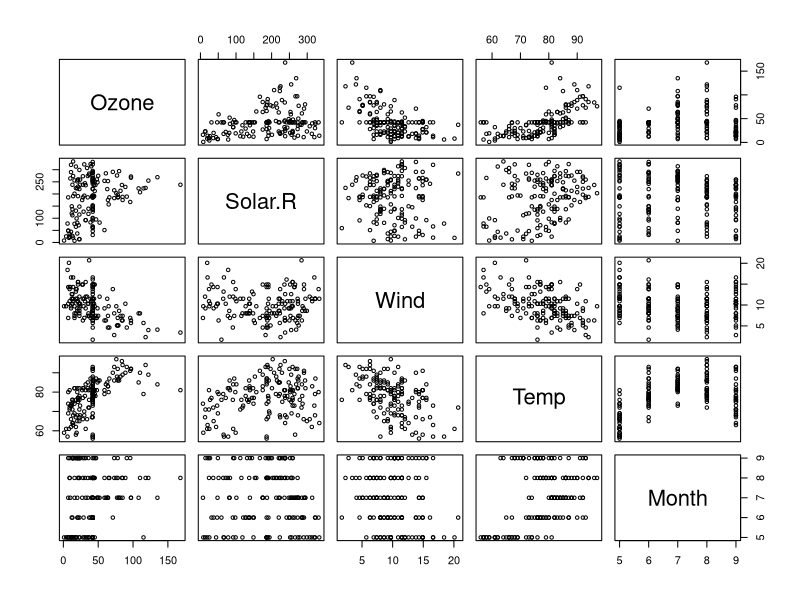
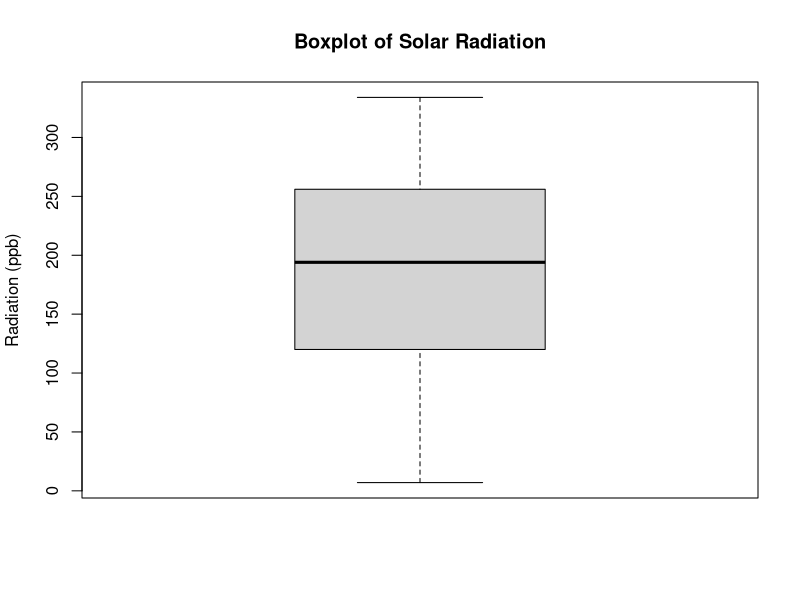
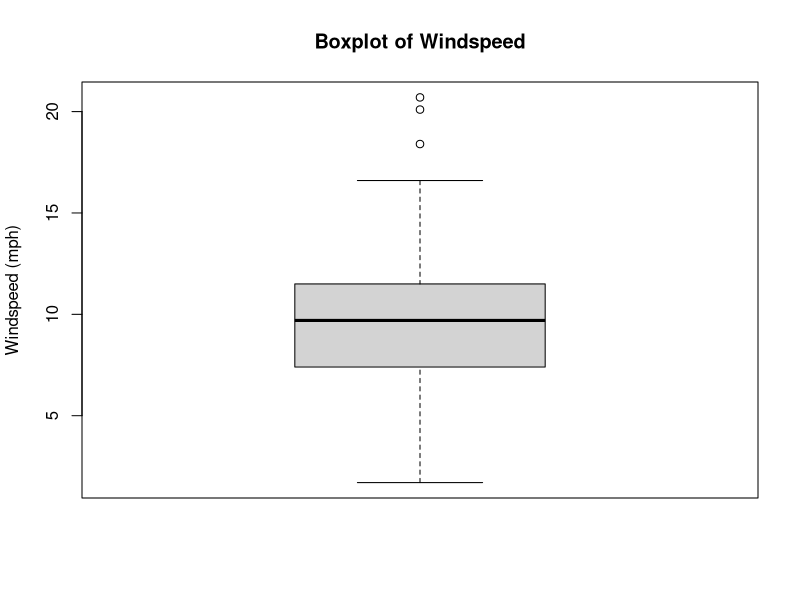
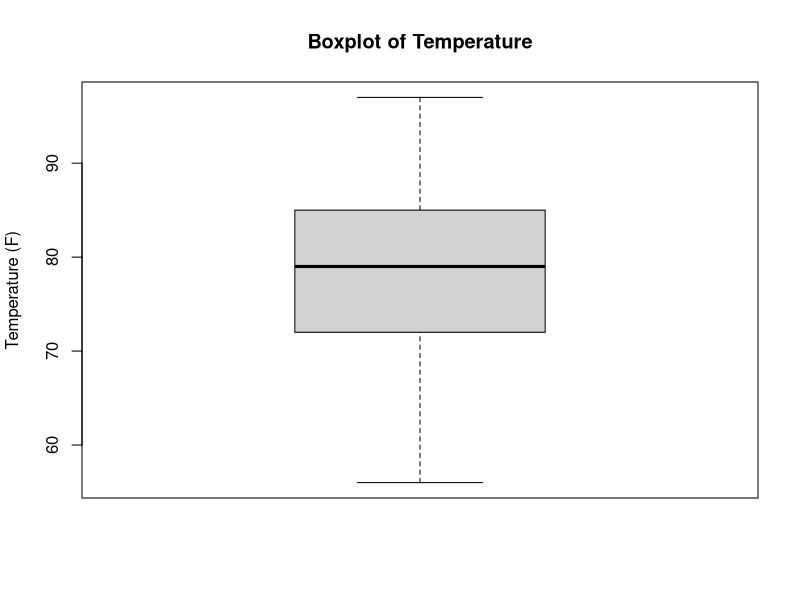
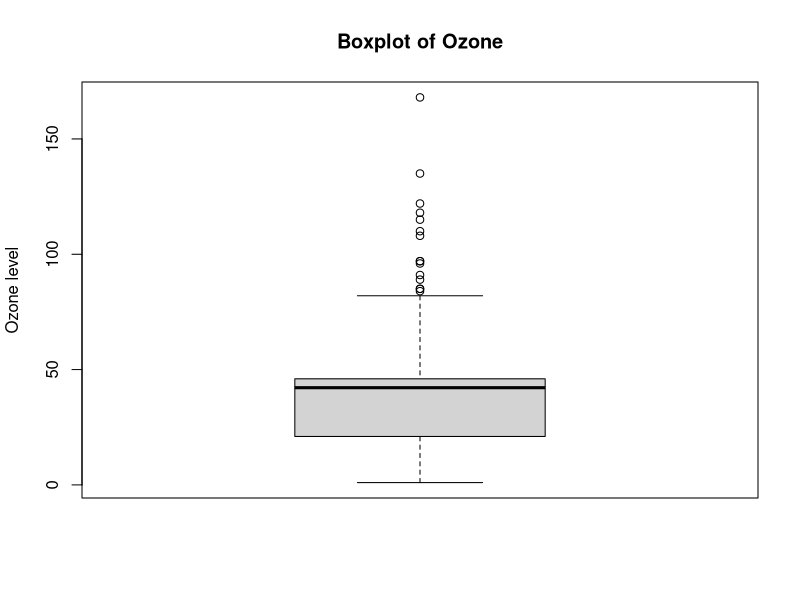
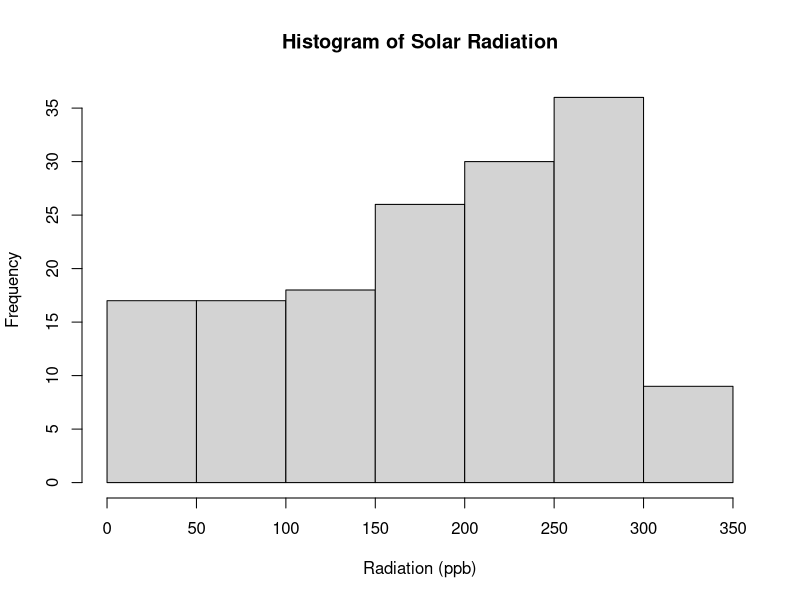
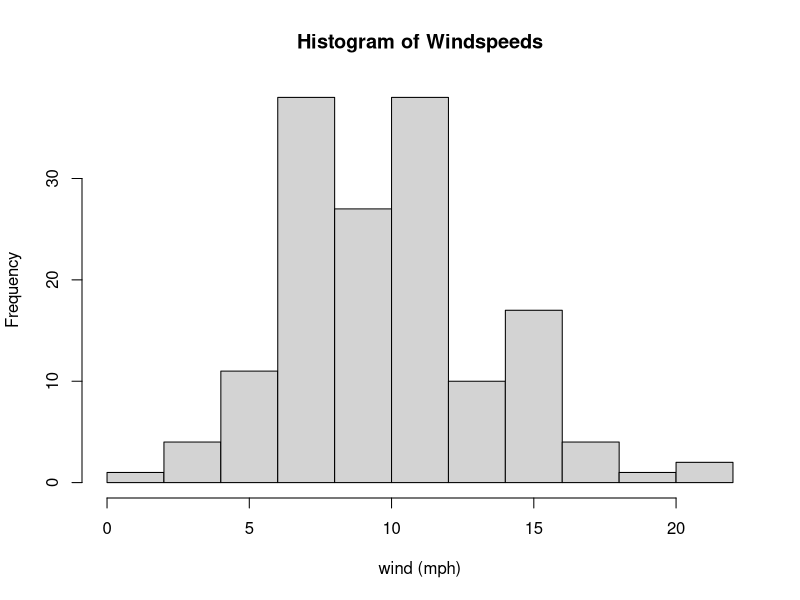
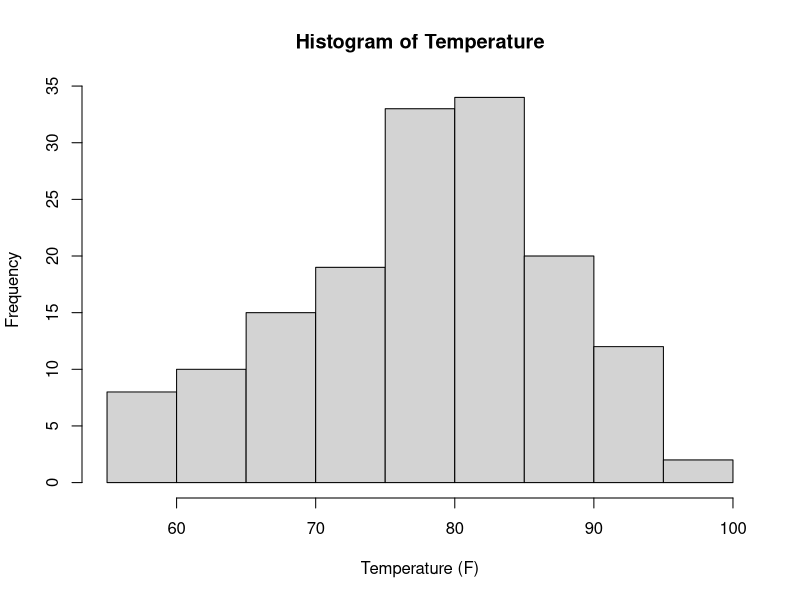

Source code (R) for these figures, in order:
## ---- chunk 1
df <- airquality
summary(df)
## ---- chunk 2
head(df)

## ---- chunk 3
str(df)
## ---- chunk 4
# Mean
sapply(df[,-5:-6], na.rm=TRUE, mean)
# Standard Deviation
sapply(df[,-5:-6], na.rm=TRUE, sd)
## ---- chunk 5
sum(is.na(df))
colSums(is.na(df))
## ---- chunk 6
df$Solar.R[is.na(df$Solar.R)] <- mean(df$Solar.R, na.rm = TRUE)
df$Ozone[is.na(df$Ozone)] <- mean(df$Ozone, na.rm = TRUE)
head(df)
## ---- chunk 7
# Mean - After changes
sapply(df[,-5:-6], na.rm=TRUE, mean)
# Standard Deviation - After changes
sapply(df[,-5:-6], na.rm=TRUE, sd)
## ---- chunk 8
# Pretty broken function
pairs(df[,-6], cex=0.7)
## ---- chunk 9
boxplot(df$Solar.R, main="Boxplot of Solar Radiation", ylab="Radiation (ppb)")
boxplot(df$Wind, main="Boxplot of Windspeed", ylab="Windspeed (mph)")
boxplot(df$Temp, main="Boxplot of Temperature", ylab="Temperature (F)")
boxplot(df$Ozone, main="Boxplot of Ozone", ylab="Ozone level")
## ---- chunk 10
hist(df$Solar.R, main = "Histogram of Solar Radiation", xlab ="Radiation (ppb)")
hist(df$Wind, main = "Histogram of Windspeeds", xlab ="wind (mph)")
hist(df$Temp, main = "Histogram of Temperature", xlab ="Temperature (F)")
hist(df$Ozone, main = "Histogram of Ozone", xlab ="Ozone level")

## ---- chunk 11
library(corrplot)
M <- cor(df[,-6])
corrplot(M, method='number')
## ---- chunk 12
df$Month = factor(df$Month)
str(df) # Factor w/5 levels created
## ---- chunk 13
# boxplot(df$Month) - WRONG
# ******* USE GGPLOT! *********
library(ggplot2)
ggplot(df, aes(x=Month, y=Ozone)) + geom_boxplot(aes(fill=Month))
ggplot(df, aes(x=Month, y=Solar.R)) + geom_boxplot(aes(fill=Month))
ggplot(df, aes(x=Month, y=Wind)) + geom_boxplot(aes(fill=Month))
ggplot(df, aes(x=Month, y=Temp)) + geom_boxplot(aes(fill=Month))

## ---- chunk 14
library(ggplot2)
# Correct!!!
ggplot(df,aes(x=Temp)) +
  geom_density(aes(fill = Month), alpha = 0.5)
